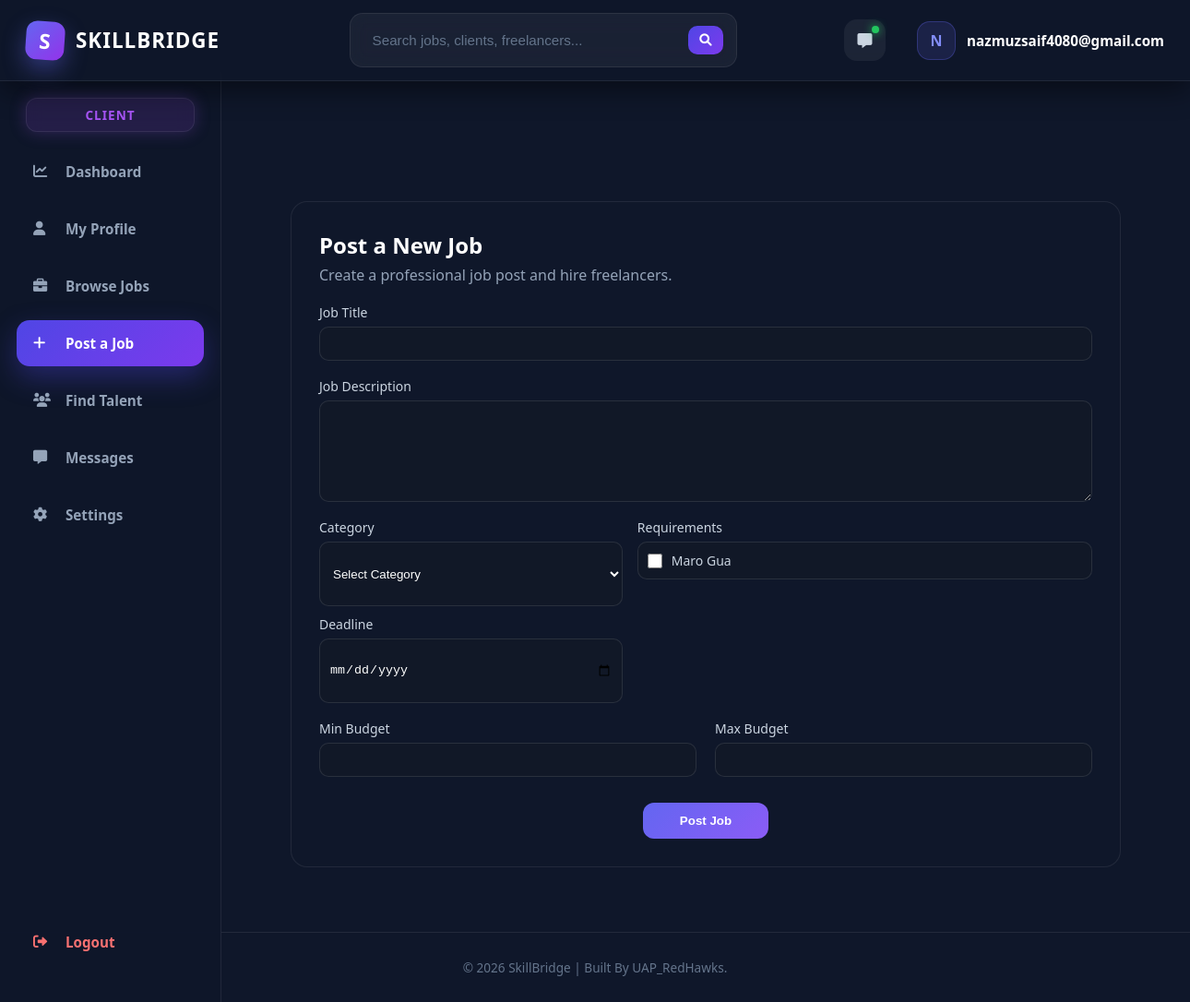
Page /jobs/post-job/ (signed in) on the earlier database version.
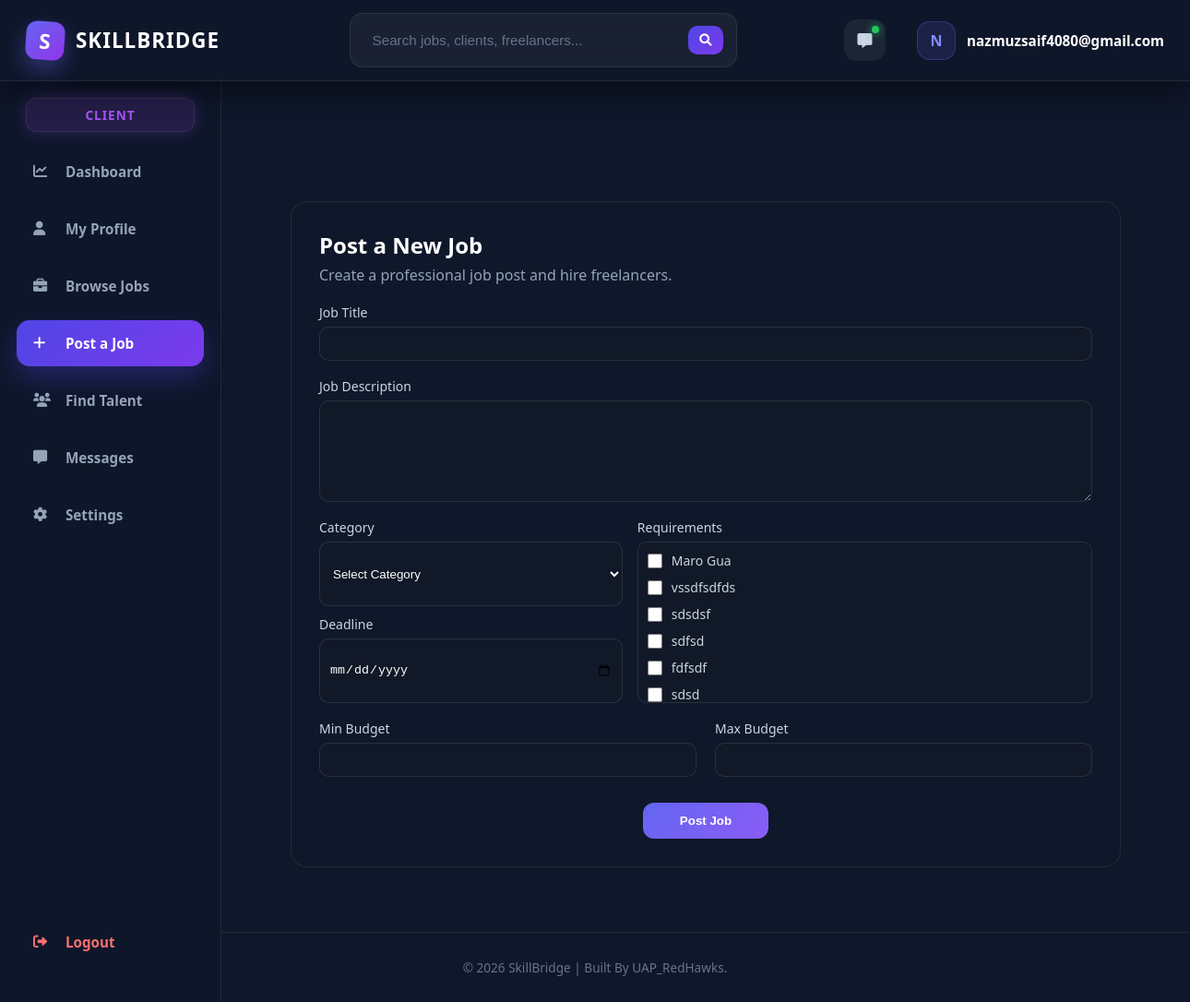
Same page on the later database version.
### jobs/models.py (models this page shows, shortened)
class Skill(models.Model):
    name = models.CharField(max_length=100, unique=True)

### jobs/views.py (the view, shortened to what this page needs)
# urls.py: path('post-job/', views.post_job, name='post_job'),
@login_required
def post_job(request):
    categories = JobCategory.objects.all()
    skills = Skill.objects.all()
    context = {
        'categories': categories,
        'skills': skills,
    }
    return render(request, 'jobs/post_job.html', context)

### templates/jobs/post_job.html (shortened to what this page needs)
{% extends 'core/base.html' %}
{% load static %}
{% block extra_css %}
  <link rel="stylesheet" href="{% static 'css/jobs/post_job.css' %}" />
{% endblock %}
{% block content %}
  <div class="post-job-page">
    <div class="post-job-card">
      <div class="page-title">
        <h2>Post a New Job</h2>
        <p>Create a professional job post and hire freelancers.</p>
      </div>
      <form method="POST" class="job-form">
        <div class="box">
          <label>Job Title</label>
          <input type="text" name="title" required />
        </div>
        <div class="box">
          <label>Job Description</label>
          <textarea name="description" required></textarea>
        </div>
        <div class="grid">
          <div class="col-left">
            <div class="box fixed">
              <label>Category</label>
              <select name="category" required>
                <option value="">Select Category</option>
              </select>
            </div>
            <div class="box fixed">
              <label>Deadline</label>
              <input type="date" name="deadline" required />
            </div>
          </div>
          <div class="col-right">
            <div class="box big">
              <label>Requirements</label>
              <div class="skills-box">
                {% for skill in skills %}
                  <label class="skill-item">
                    <input type="checkbox" name="skills" value="{{ skill.id }}" />
                    <span>{{ skill.name }}</span>
                  </label>
                {% endfor %}
              </div>
            </div>
          </div>
        </div>
        <div class="budget">
          <div class="box">
            <label>Min Budget</label>
            <input type="number" name="budget_min" required />
          </div>
          <div class="box">
            <label>Max Budget</label>
            <input type="number" name="budget_max" required />
          </div>
        </div>
        <div class="btn-wrapper">
          <button type="submit" class="submit-btn">Post Job</button>
        </div>
      </form>
    </div>
  </div>
{% endblock %}

Differences in the rows shown:
added Skill: name "vssdfsdfds"
added Skill: name "sdsdsf"
added Skill: name "sdfsd"
added Skill: name "fdfsdf"
added Skill: name "sdsd"
